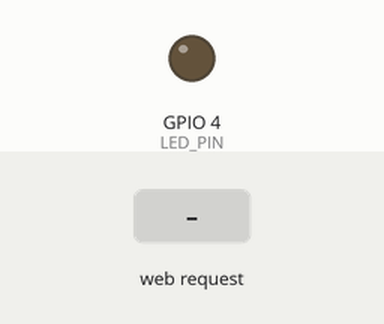
This sketch was run on a simulated ESP32. On the bench: output pins drawn as LEDs (lit = HIGH). The inputs (shaded band) are chosen by the test bench. WiFi joins after 1.5 s; servers stay silent unless stated; what the sketch prints to the serial monitor is not drawn.

Above: at 2.7 s.
2.8 s: HTTP request GET /set?value=1 received
At 3.3 s:
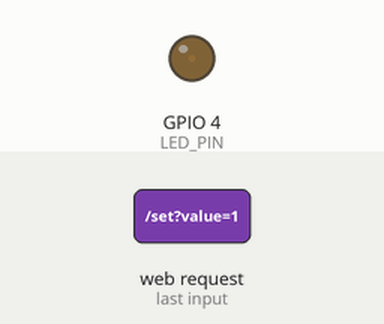
4.3 s: HTTP request GET /set?value=120 received
At 5.6 s:
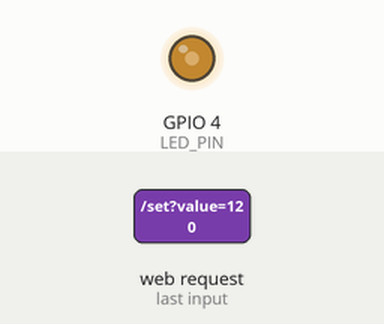
Timing chart, 0 to 7.3 s (numbered marks = the images above; inputs shaded):
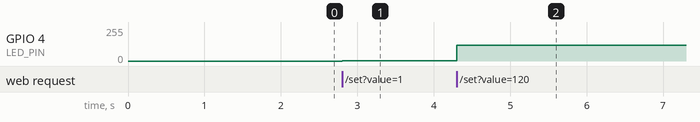

The sketch:

ex07.ino
```cpp
#include <Arduino.h>
#include <WiFi.h>
#include <WebServer.h>

const char* ssid = "旺仔小学生";
const char* password = "qwer1234a";

const int LED_PIN = 4;          // 板载LED常见为 GPIO2
const int PWM_FREQ = 5000;      // PWM频率 5kHz
const int PWM_RESOLUTION = 8;   // 8位分辨率，对应占空比 0~255

WebServer server(80);

int brightness = 0; // 当前亮度，0~255

String makePage() {
  String html = R"rawliteral(
<!DOCTYPE html>
<html lang="zh-CN">
<head>
  <meta charset="UTF-8">
  <meta name="viewport" content="width=device-width, initial-scale=1.0">
  <title>实验2：Web无极调光器</title>
  <style>
    body{
      font-family: Arial, sans-serif;
      text-align:center;
      margin-top:50px;
      background:#f5f5f5;
    }
    .card{
      width:90%;
      max-width:420px;
      margin:auto;
      background:white;
      padding:25px;
      border-radius:16px;
      box-shadow:0 4px 12px rgba(0,0,0,0.12);
    }
    h1{
      font-size:24px;
      margin-bottom:20px;
    }
    .value{
      font-size:22px;
      color:#0078d7;
      margin:15px 0;
      font-weight:bold;
    }
    input[type="range"]{
      width:90%;
      height:30px;
    }
    .tip{
      color:#666;
      font-size:14px;
      margin-top:15px;
    }
  </style>
</head>
<body>
  <div class="card">
    <h1>第二部分：Web网页端无极调光器</h1>
    <p>拖动滑动条，实时调节 LED 亮度</p>

    <input type="range" id="slider" min="0" max="255" value=")rawliteral" + String(brightness) + R"rawliteral(">
    <div class="value">当前亮度：<span id="value">)rawliteral" + String(brightness) + R"rawliteral(</span></div>

    <div class="tip">0 = 熄灭，255 = 最亮</div>
  </div>

  <script>
    const slider = document.getElementById("slider");
    const valueText = document.getElementById("value");

    slider.addEventListener("input", function() {
      let val = this.value;
      valueText.textContent = val;

      fetch("/set?value=" + val)
        .then(response => response.text())
        .then(data => console.log("亮度已设置为:", data))
        .catch(error => console.log("请求失败:", error));
    });
  </script>
</body>
</html>
)rawliteral";

  return html;
}

void handleRoot() {
  server.send(200, "text/html; charset=UTF-8", makePage());
}

void handleSetBrightness() {
  if (server.hasArg("value")) {
    int value = server.arg("value").toInt();
    value = constrain(value, 0, 255);

    brightness = value;
    ledcWrite(LED_PIN, brightness);

    server.send(200, "text/plain", String(brightness));
  } else {
    server.send(400, "text/plain", "Missing value");
  }
}

void setup() {
  Serial.begin(115200);

  // 配置PWM输出
  if (!ledcAttach(LED_PIN, PWM_FREQ, PWM_RESOLUTION)) {
    Serial.println("PWM通道绑定失败！");
    while (1);
  }
  ledcWrite(LED_PIN, brightness);

  // 连接WiFi
  WiFi.begin(ssid, password);
  Serial.print("连接WiFi");
  while (WiFi.status() != WL_CONNECTED) {
    delay(500);
    Serial.print(".");
  }

  Serial.println("\n连接成功");
  Serial.print("访问地址: http://");
  Serial.println(WiFi.localIP());

  // 配置网页路由
  server.on("/", handleRoot);
  server.on("/set", handleSetBrightness);

  server.begin();
  Serial.println("Web服务器已启动");
}

void loop() {
  server.handleClient();
}
```

Measured:
- after the input at 2.8 s, GPIO 4 (LED_PIN): 0/255 → 1/255 at once
- after the input at 4.3 s, GPIO 4 (LED_PIN): 1/255 → 120/255 at once
